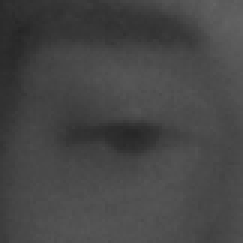
#> input picture images/awake/s0001_02187_0_0_1_0_0_01.png, 81 x 81 px (shown 3 times larger); its folder holds only this picture in this run
$ jupyter execute --allow-errors statistics_extraction.ipynb   (older library calls are emulated)
#> lines starting #> are read from the running program, lines starting #| are printed output that depends on the picture; after the words box and inside, x2 and y2 are one past the last pixel; in counts of white or black regions, pixels touching at a corner belong together
# Importación de librerías

[cell 1]
import numpy as np
import cv2
import os
import pandas as pd
from skimage.feature import graycomatrix, graycoprops
from skimage import img_as_ubyte
import matplotlib.pyplot as plt

# Procesamiento de imagenes awake (Duración: ~5 minutos)

[cell 2]
# Rutas de imágenes
ruta = "../images/awake/"
ruta_procesadas_awake = os.path.join(ruta, "../../processed_images/awake")
os.makedirs(ruta_procesadas_awake, exist_ok=True)

for nombre in sorted(os.listdir(ruta)):
    ruta_img = os.path.join(ruta, nombre)
    # Saltamos si no es archivo de imagen (.jpg, .png, etc.)
    if not nombre.lower().endswith(('.png', '.jpg', '.jpeg', '.bmp', '.tiff', '.webp')):
        continue

    img = cv2.imread(ruta_img)
#> img is the input picture: shape (81, 81, 3); min 36, max 100, mean 70
    gris = cv2.cvtColor(img, cv2.COLOR_BGR2GRAY)

    # --- Paso faltante: Umbralización para obtener binaria ---
    binaria = cv2.adaptiveThreshold(gris, 127, cv2.ADAPTIVE_THRESH_GAUSSIAN_C, cv2.THRESH_BINARY, 11, 2)
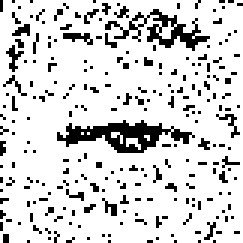
#> binaria: shape (81, 81) (shown 3 times larger); values 0 (black) and 127 (white), 84.1% white; black in thin lines or dots

    # Operaciones morfológicas
    kernel = np.ones((3, 3), np.uint8)
    binaria = cv2.morphologyEx(binaria, cv2.MORPH_OPEN, kernel, iterations=1)
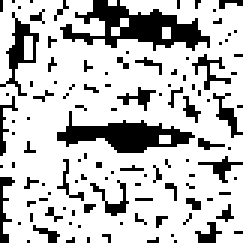
#> binaria: shape (81, 81) (shown 3 times larger); values 0 (black) and 127 (white), 76.5% white; 113 black regions (99 under 20 px), largest, box (x1, y1, x2, y2) and area: (20, 0, 70, 17) 372, (19, 37, 65, 51) 286, (0, 4, 13, 32) 106
    binaria = cv2.morphologyEx(binaria, cv2.MORPH_CLOSE, kernel, iterations=1)
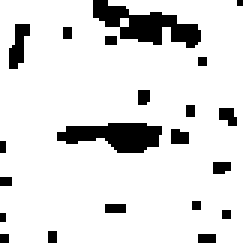
#> binaria: shape (81, 81) (shown 3 times larger); values 0 (black) and 127 (white), 87.5% white; 21 black regions (14 under 20 px), largest, box (x1, y1, x2, y2) and area: (31, 0, 67, 16) 272, (19, 41, 54, 51) 234, (3, 8, 10, 23) 64
    binaria = cv2.resize(binaria, (1024, 1024))
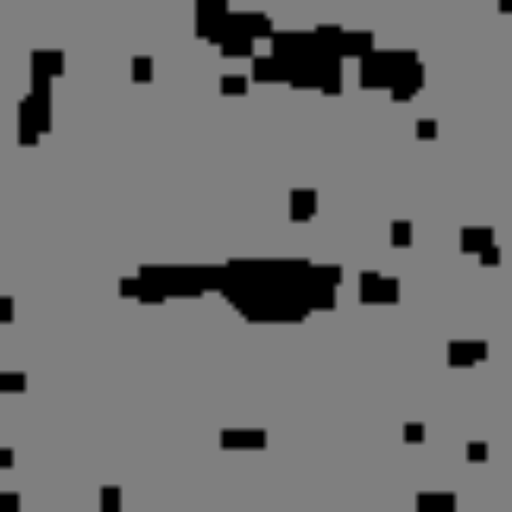
#> binaria: shape (1024, 1024) (shown at 1/2 size); min 0, max 127, mean 111.2

    # Guardar imagen procesada
    ruta_destino = os.path.join(ruta_procesadas_awake, nombre)
    cv2.imwrite(ruta_destino, binaria)

$ run again, on images/awake/s0012_05808_0_0_1_0_0_03.png
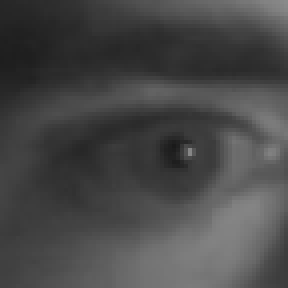
#> input picture images/awake/s0012_05808_0_0_1_0_0_03.png, 72 x 72 px (shown 4 times larger)
#> img is the input picture: shape (72, 72, 3); min 26, max 138, mean 72.1
#> `binaria = cv2.adaptiveThreshold(gris, 127, cv2.ADAPTIVE_THRESH_GAUSSIA..`:
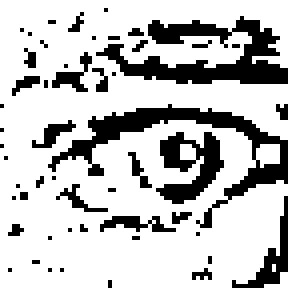
#> binaria: shape (72, 72) (shown 4 times larger); values 0 (black) and 127 (white), 75.9% white; 52 black regions (44 under 20 px), largest, box (x1, y1, x2, y2) and area: (24, 4, 72, 21) 357, (12, 26, 72, 57) 347, (39, 33, 56, 51) 157
#> `binaria = cv2.resize(binaria, (1024, 1024))`:
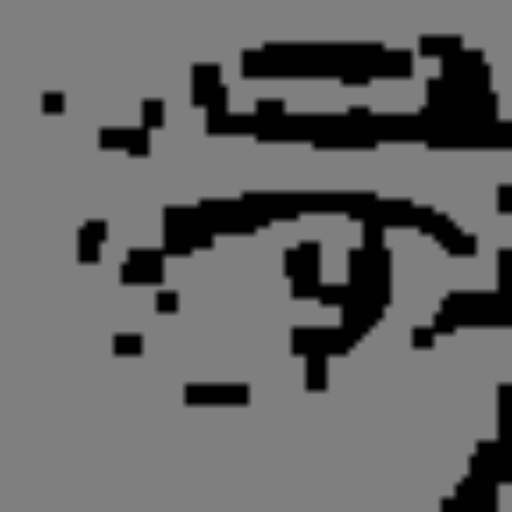
#> binaria: shape (1024, 1024) (shown at 1/2 size); min 0, max 127, mean 99.8
